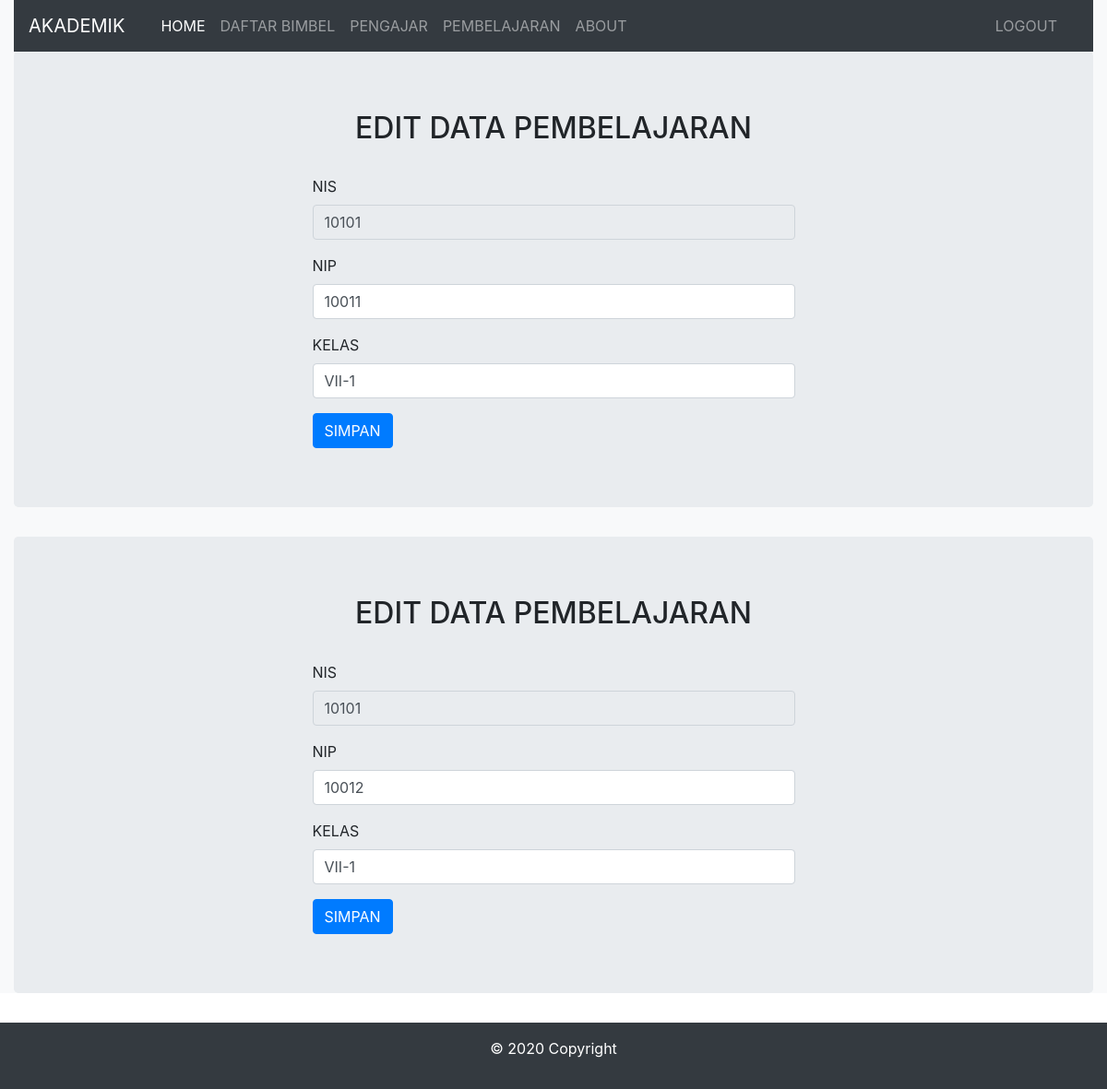
The app's page /admin/form-edit-pembelajaran.php?nis=10101 with its own data.
### tables this page shows
CREATE TABLE `pembelajaran` (
  `nis` char(5) NOT NULL,
  `nip` char(5) NOT NULL,
  `kelas` varchar(10) NOT NULL
);

### admin/form-edit-pembelajaran.php (the view, shortened to what this page needs)
<!DOCTYPE html>
<html>
<head>
	<link rel="stylesheet" href="https://stackpath.bootstrapcdn.com/bootstrap/4.5.0/css/bootstrap.min.css">
</head>
<body>
	<div class="container-fluid bg-light">
		<nav class="navbar navbar-expand-lg navbar-dark bg-dark">
			<a class="navbar-brand" href="#">AKADEMIK</a>
			<div class="container">
				<div class="collapse navbar-collapse" id="navbarSupportedContent">
				    <ul class="navbar-nav mr-auto">
				        <li class="nav-item active">
				      		<a class="nav-link" href="#">HOME <span class="sr-only">(current)</span></a>
				        </li>
				        <li class="nav-item">
				    	    <a class="nav-link" href="form-daftar.php">DAFTAR BIMBEL</a>
					    </li>
					    <li class="nav-item">
					    	<a class="nav-link" href="form-pengajar.php">PENGAJAR</a>
					    </li>
					    <li class="nav-item">
					    	<a class="nav-link" href="form-pembelajaran.php">PEMBELAJARAN</a>
					    </li>
					    <li class="nav-item">
				    	    <a class="nav-link" href="#about">ABOUT</a>
					    </li>
				    </ul>
				    <ul class="navbar-nav mr-right">
				    	<li class="nav-item">
				    		<a href="logout.php" class="nav-link">LOGOUT</a>
				    	</li>
				    </ul>
				</div>
		  </div>
		</nav>
		<?php
			include '../config.php';
			$nis = $_GET['nis'];
			$data = mysqli_query($conn, "select * from pembelajaran where nis='$nis'");
			while ($d = mysqli_fetch_array($data)) {
				?>
				<div class="jumbotron">
					<div class="container col-md-6">
						<form method="post" action="cek-edit-pembelajaran.php">
							<h2 class="text-uppercase text-center">EDIT DATA PEMBELAJARAN</h2><br/>
					        <div class="form-group">
						 	    <label for="nis">NIS</label>
							    <input type="text" name="nis" class="form-control" id="nis" value="<?php echo $d['nis']; ?>" readonly="required">
							</div>
							<div class="form-group">
							    <label for="nip">NIP</label>
							    <input type="text" class="form-control" id="nip" name="nip" value="<?php echo $d['nip']; ?>" required>
							</div>
							<div class="form-group">
							    <label for="kelas">KELAS</label>
							    <input type="textarea" class="form-control" id="kelas" name="kelas" value="<?php echo $d['kelas']; ?>" required>
							</div>
							<input type="submit" name="submit" class="btn btn-primary" value="SIMPAN">
						</form>
					</div>
				</div>
				<?php
			}
		?>
	</div>
	<div class="footer-copyright text-center py-3 bg-dark text-white">
		<p>© 2020 Copyright</p>
	</div>
</body>
</html>

### records on screen
pembelajaran: nis "10101", nip "10011", kelas "VII-1"
pembelajaran: nis "10101", nip "10012", kelas "VII-1"
